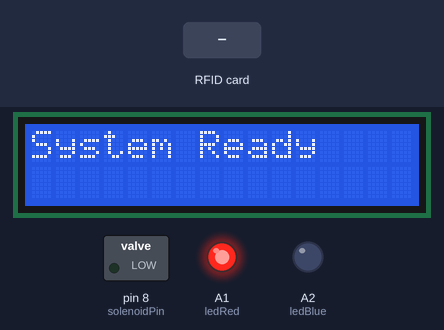
Recording of a sketch running on a simulated Arduino Uno, built with avr-gcc and run on an emulated ATmega328P. Shown: 16×2 character LCD, switched loads named in the sketch (green lamp = pin HIGH), output pins drawn as LEDs (lit = HIGH). Inputs (shaded band) come from the test bench. The audio player accepts every command and is not drawn; pins used as bus, display or sensor lines are not drawn.

Above: at 1.8 s.
1.9 s: RFID card DE AD BE EF held to the reader
At 3.1 s:
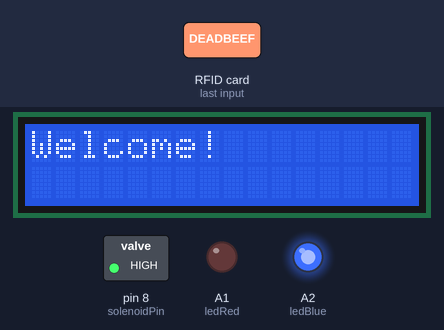
3.4 s: RFID card 5E 7A 19 C4 held to the reader
At 5.7 s:
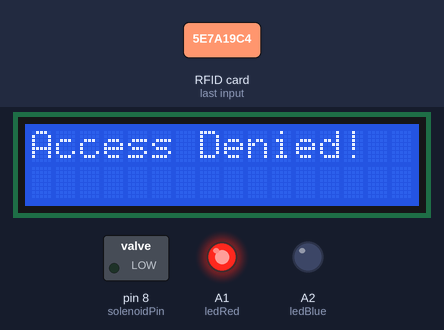
Timing chart, 0 to 7.2 s (numbered marks = the images above; inputs shaded):
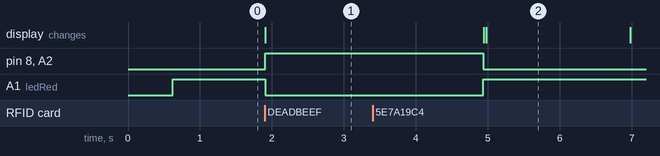

Measured:
- after the input at 1.9 s, pin 8 (solenoidPin), A2 (ledBlue): LOW → HIGH at once; A1 (ledRed): HIGH → LOW at once; the display: changes at once (image 1)
- after the input at 3.4 s, the display: first differs from a run without the input after 1.6 s (image 2)

The sketch:

Exp5.ino
```cpp
/*
  Exp5: RFID Access System: Control System with RFID, Audio, and LCD
  -----------------------------------------------------------------------------
  - This system uses an RFID reader to control access based on a stored card UID.
  - If the UID matches the allowed card, the solenoid unlocks, and an audio file is played.
  - The system uses LEDs to indicate the status: red for standby and blue for access granted.
  - A DFPlayer module is used to play audio files upon certain events (access granted/denied).
  - Ensure all components are correctly connected, including RFID reader, LCD, solenoid, LEDs, and DFPlayer.
*/


#include <SPI.h>
#include <MFRC522.h>
#include <SoftwareSerial.h>
#include <DFRobotDFPlayerMini.h>
#include <LiquidCrystal.h>

// Define LCD pins
// const int RS = 7, EN = 2, D4 = 3, D5 = 4, D6 = 5, D7 = 6;
// LiquidCrystal lcd(RS, EN, D4, D5, D6, D7);

// Define LCD pins (RS, E, D4, D5, D6, D7)
LiquidCrystal lcd(7, 2, 3, 4, 5, 6);

// Define RFID pins
#define RST_PIN 9
#define SS_PIN 10
MFRC522 mfrc522(SS_PIN, RST_PIN);

// Define DFPlayer pins
SoftwareSerial mySoftwareSerial(8, 9); // RX, TX
DFRobotDFPlayerMini myDFPlayer;

// Define control pins
const int solenoidPin = 8; // Solenoid control pin
const int ledRed = A1;      // Red LED
const int ledBlue = A2;     // Blue LED

// Allowed card UID (replace with your card's UID)
byte allowedUID[] = {0xDE, 0xAD, 0xBE, 0xEF};

void setup() {
  // Initialize serial communication
  Serial.begin(9600);

  // Initialize LCD
  lcd.begin(16, 2);
  lcd.print("System Ready");

  // Initialize RFID
  SPI.begin();
  mfrc522.PCD_Init();

  // Initialize DFPlayer
  mySoftwareSerial.begin(9600);
  if (!myDFPlayer.begin(mySoftwareSerial)) {
    lcd.clear();
    lcd.print("DFPlayer Error!");
    while(true);
  }
  myDFPlayer.volume(30); // Set volume (0-30)

  // Initialize pins
  pinMode(solenoidPin, OUTPUT);
  pinMode(ledRed, OUTPUT);
  pinMode(ledBlue, OUTPUT);
  digitalWrite(solenoidPin, LOW);
  digitalWrite(ledRed, HIGH); // Red LED in standby mode
}

void loop() {
  // Check for a new card
  if (!mfrc522.PICC_IsNewCardPresent() || !mfrc522.PICC_ReadCardSerial()) {
    delay(50);
    return;
  }

  // Read UID
  String uid = "";
  for (byte i = 0; i < mfrc522.uid.size; i++) {
    uid += String(mfrc522.uid.uidByte[i], HEX);
  }

  // Check if the card is allowed
  bool isAllowed = true;
  for (byte i = 0; i < 4; i++) {
    if (mfrc522.uid.uidByte[i] != allowedUID[i]) {
      isAllowed = false;
      break;
    }
  }

  // Execute actions based on card validity
  if (isAllowed) {
    lcd.clear();
    lcd.print("Welcome!");
    digitalWrite(ledBlue, HIGH);
    digitalWrite(ledRed, LOW);
    digitalWrite(solenoidPin, HIGH); // Unlock the solenoid
    myDFPlayer.play(1); // Play audio file 1
    delay(3000); // Wait for 3 seconds
    digitalWrite(solenoidPin, LOW); // Lock the solenoid
    digitalWrite(ledBlue, LOW);
    digitalWrite(ledRed, HIGH);
  } else {
    lcd.clear();
    lcd.print("Access Denied!");
    digitalWrite(ledRed, HIGH);
    myDFPlayer.play(2); // Play audio file 2
    delay(2000);
  }

  lcd.clear();
  lcd.print("System Ready");
  mfrc522.PICC_HaltA();
}
```
